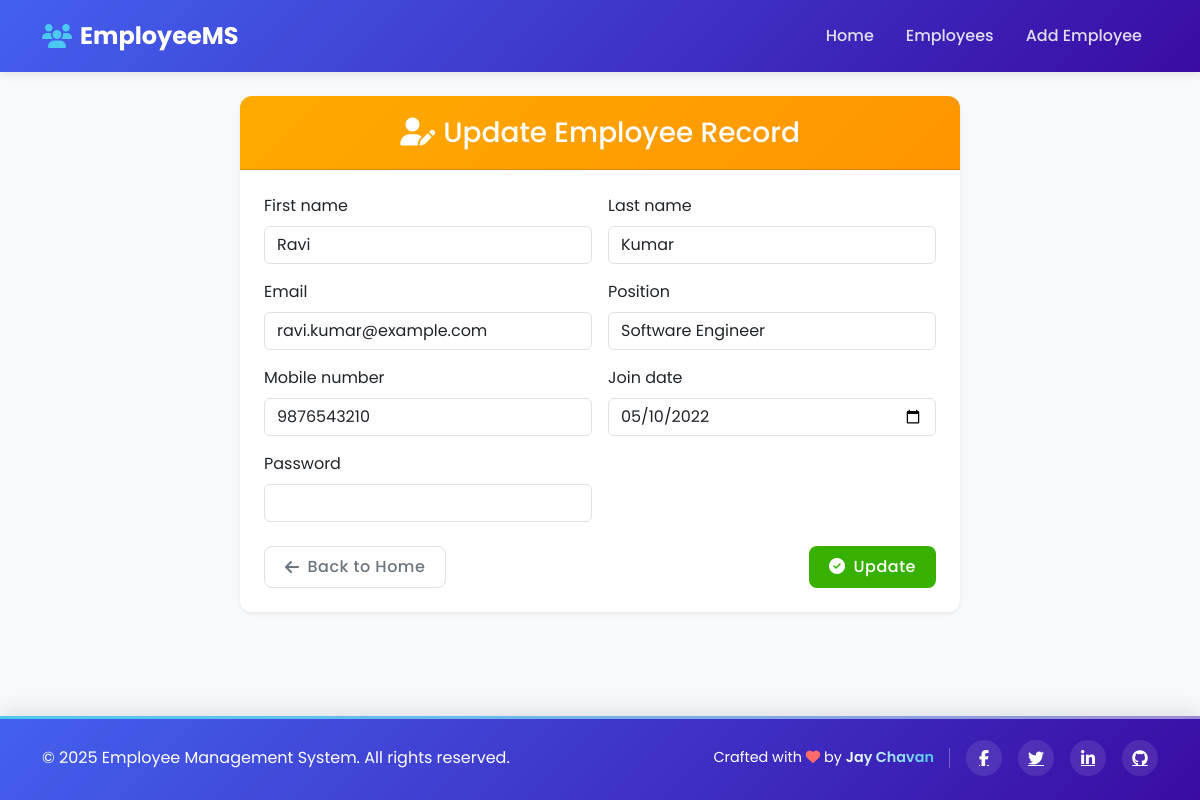
The app's page /update/1/ with its own data.
### App/models.py (models this page shows, shortened)
class Employee(models.Model):
    first_name = models.CharField(max_length=50)
    last_name = models.CharField(max_length=50)
    email = models.EmailField(unique=True)
    position = models.CharField(max_length=100)
    mobile_number = models.CharField(max_length=15)
    join_date = models.DateField()
    password = models.CharField(max_length=128, null=True)

### App/views.py (the view)
# urls.py: path('update/<int:id>/', views.Update_Record, name='update'),
def Update_Record(request, id):
    data = Employee.objects.get(pk=id)
    if request.method == 'POST':
        form = EmployeeForm(request.POST, instance=data)
        if form.is_valid():
            form.save()
            return redirect('/')  # Redirect to details page after update
    else:
        form = EmployeeForm(instance=data)
    context = {'form': form}
    return render(request, 'update.html', context)

### App/forms.py
class EmployeeForm(forms.ModelForm):
    class Meta:
        model = Employee
        fields = '__all__'
        widgets = {
            'first_name': forms.TextInput(attrs={'class': 'form-control'}),
            'last_name': forms.TextInput(attrs={'class': 'form-control'}),
            'email': forms.EmailInput(attrs={'class': 'form-control'}),
            'position': forms.TextInput(attrs={'class': 'form-control'}),
            'mobile_number': forms.TextInput(attrs={'class': 'form-control'}),
            'join_date': forms.DateInput(attrs={'class': 'form-control', 'type': 'date'}),
            'password': forms.PasswordInput(attrs={'class': 'form-control'}),
        }

### App/templates/update.html (shortened to what this page needs)
{% extends 'base.html' %}
{% block content %}
<div class="container animate__animated animate__fadeIn">
  <div class="row justify-content-center">
    <div class="col-lg-8">
      <div class="card shadow-sm animate__animated animate__fadeInUp">
        <div class="card-header bg-warning text-white">
          <h3 class="mb-0 text-center"><i class="fas fa-user-edit me-2"></i>Update Employee Record</h3>
        </div>
        <div class="card-body p-4">
          <form method="post" class="needs-validation confirm-update" novalidate>
            <div class="row g-3">
              {% for field in form %}
              <div class="col-md-6">
                <label for="{{ field.id_for_label }}" class="form-label">{{ field.label }}</label>
                {{ field }}
              </div>
              {% endfor %}
            </div>
            <div class="d-flex justify-content-between mt-4">
              <a href="{% url 'homepage' %}" class="btn btn-outline-secondary btn-action">
                <i class="fas fa-arrow-left me-2"></i>Back to Home
              </a>
              <button type="submit" class="btn btn-success btn-action">
                <span class="submit-text"><i class="fas fa-check-circle me-2"></i>Update</span>
              </button>
            </div>
          </form>
        </div>
      </div>
    </div>
  </div>
</div>
{% endblock %}

### App/templates/base.html (style rules this page uses)
:root { --primary-color: #4361ee; --primary-light: #e6e9ff; --secondary-color: #3a0ca3; --accent-color: #4cc9f0; --success-color: #38b000; --warning-color: #ffaa00; --danger-color: #ef233c; --light-bg: #f8f9fa; --dark-color: #212529; --text-color: #495057; --border-radius: 12px; --box-shadow: 0 10px 30px rgba(0, 0, 0, 0.08); --transition: all 0.3s cubic-bezier(0.25, 0.8, 0.25, 1); }
body { background-color: var(--light-bg); font-family: 'Poppins', sans-serif; color: var(--text-color); min-height: 100vh; display: flex; flex-direction: column; }
.card { transition: var(--transition); border: none; border-radius: var(--border-radius); overflow: hidden; box-shadow: var(--box-shadow); margin-bottom: 1.5rem; background-color: white; }
.card-header { font-weight: 600; padding: 1.25rem 1.5rem; background: linear-gradient(135deg, var(--primary-color), var(--secondary-color)); color: white; }
.btn { font-weight: 500; padding: 0.5rem 1.25rem; border-radius: 8px; transition: var(--transition); letter-spacing: 0.5px; position: relative; overflow: hidden; z-index: 1; border: none; }
.btn::after { content: ''; position: absolute; top: 50%; left: 50%; width: 5px; height: 5px; background: rgba(255, 255, 255, 0.5); opacity: 0; border-radius: 100%; transform: scale(1, 1) translate(-50%, -50%); transform-origin: 50% 50%; }
.btn-action { transition: var(--transition); display: inline-flex; align-items: center; justify-content: center; }
.btn-success { background-color: var(--success-color); color: white; }
.btn-outline-secondary { border: 1px solid #dee2e6; }

### App/templates/update.html (style rules this page uses)
.card-header.bg-warning { background: linear-gradient(135deg, #ffaa00, #ff9500) !important; }

### records on screen
Employee: form "Ravi" "Kumar" "ravi.kumar@example.com" "Software Engineer" "9876543210" "05/10/2022"

### other values on screen
{{ field.label }} "First name" "Last name" "Email" "Position" "Mobile number" "Join date" "Password"
